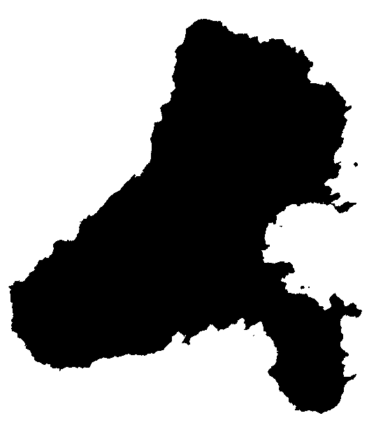
#> input picture example_images/region_border_example.png, 383 x 425 px
$ jupyter execute --allow-errors 'Testing paper model.ipynb'   (shell and % lines are left out)   (older library calls are emulated)
#> lines starting #> are read from the running program, lines starting #| are printed output that depends on the picture
[cell 1]
import random as rd
import matplotlib.pyplot as plt
from mpl_toolkits.axes_grid1 import make_axes_locatable
plt.style.use("ggplot")
get_ipython().magic('matplotlib inline')
from math import *
import numpy as np
import pickle as pkl
import skimage as ski
from skimage.color import rgb2gray
from scipy import misc
from PIL import Image
import PIL.ImageOps
from skimage.exposure import adjust_gamma

#> (a cell that did not finish here is left out)

[cell 3]
class Cell:
    def __init__(self, pop_list, veg_type, veg_value, hum_value, iswater): #pop_list is array, veg_type is string, veg_value is the vegetation index value, hum_value is the humidity value
        self.larvae_lim_per_box = 100000
        self.pop_list  = pop_list
        self.veg_type  = veg_type
        self.veg_value = veg_value
        self.hum_value = hum_value
        self.iswater = iswater

        self.e = pop_list[0]  # e  = eggs    - aquatic steps
        self.l = pop_list[1]  # l  = larvae  - aquatic steps
        self.p = pop_list[2]  # p  = pupae   - aquatic steps

        self.ah = pop_list[3] # ah = host-seeking        adult - adult steps
        self.ar = pop_list[4] # ar = resting             adult - adult steps
        self.ao = pop_list[5] # ao = ovoposition-seeking adult - adult steps

        self.n_total   = pop_list.sum()
        self.n_aquatic = sum(pop_list[0:3])
        self.n_adult   = sum(pop_list[3:])

        #U for dying P for passing
        self.B = 100     #number of eggs per ovoposition
        self.PE = .50    #prob of becoming a larvae
        self.UE = .56    #prob of dying as a egg
        self.novopo = 1.3 #novopositions per day #max =1.48, maxefficient=1.4
        self.UL1 = .44   #prob of dying larvae
        self.UL2 = .1  #prob of dying due to crowding
        self.PL = 0.14   #prob of
        self.PP = .50
        self.UP = .37
        self.PAH = .46
        self.UAH = .18
        self.PAR = .43
        self.UAR = .0043
        self.UAO = .41
        self.PAO = .5

    # [30 lines left out: function update, not called in this run]

[cell 4]
class Grid:
    def __init__(self, basearray, contour, vegimage, twiimage, cityimage, pixelXmeters):
        self.shape = contour.shape
        self.contour = contour
        self.vegimage = abs(vegimage-1)
        self.twiimage = abs(twiimage-1)
        self.cityimage = cityimage
        self.pixelSize = pixelXmeters

        #initializing grid of Cells
        self.GRID = [[Cell(np.array(basearray)*abs(1-contour[j][i]), cityimage[j][i], vegimage[j][i], twiimage[j][i], contour[j][i]) for i in range(self.shape[1])] for j in range(self.shape[0])]

        #create grid of types of contour
        def neighbors_to_tuple(y,x):
            return(int(contour[y-1,x-1]), int(contour[y,x-1]), int(contour[y+1,x-1]), int(contour[y-1,x]), int(contour[y+1,x]), int(contour[y-1,x+1]), int(contour[y,x+1]), int(contour[y+1,x+1]))
        self.bordertype = [[dict_matrix_to_num[neighbors_to_tuple(j,i)] for i in range(1,self.shape[1]-1)] for j in range(1,self.shape[0]-1)]
        self.bordertype = np.pad(self.bordertype, pad_width=((1,1),(1,1)), mode='constant', constant_values=-1) #padding with zeros


    # [11 lines left out: function getSingleGrid, not called in this run]

    def grdsum(self, ending):
        grid_to_sum = self.getSingleGrid(ending)
        return grid_to_sum.sum()

    def update_pop(self):
        [[self.GRID[j][i].update() for i in range(self.shape[1])] for j in range(self.shape[0])]

    # [61 lines left out: functions update_migration, updateall, images, not called in this run]

[cell 5]
island_shape = misc.imread("../example_images/region_border_example.png")
#> island_shape is the input picture: shape (425, 383, 3); min 0, max 255, mean 143.7
island_shape_gray = rgb2gray(island_shape)
island_wet = ski.img_as_float(rgb2gray(misc.imread("../example_images/TWI_example.png")))
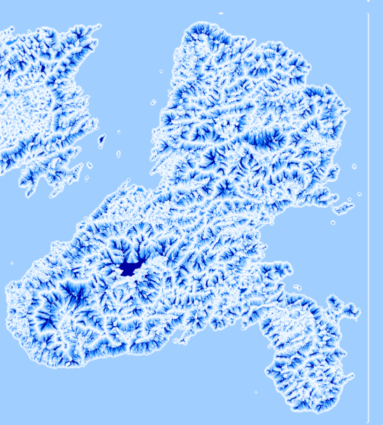
#> input picture example_images/TWI_example.png, 383 x 425 px
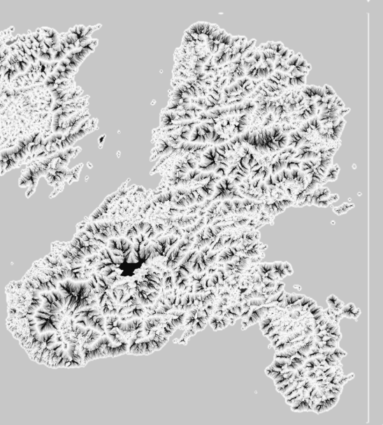
#> island_wet: shape (425, 383) float64; min 0.0509, max 0.987, mean 0.78
island_veg = ski.img_as_float(rgb2gray(misc.imread("../example_images/vegetation_index_example.png")))
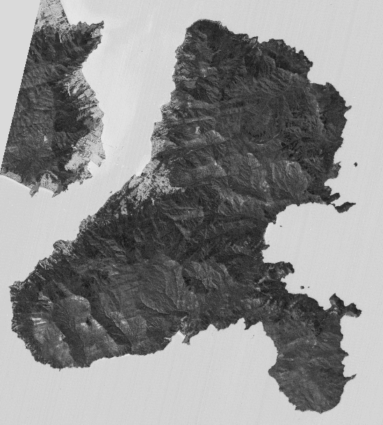
#> input picture example_images/vegetation_index_example.png, 383 x 425 px
#> island_veg: shape (425, 383) float64; min 0.0941, max 0.91, mean 0.552
island_city = rgb2gray(misc.imread("../example_images/city_delimitation_example.png"))
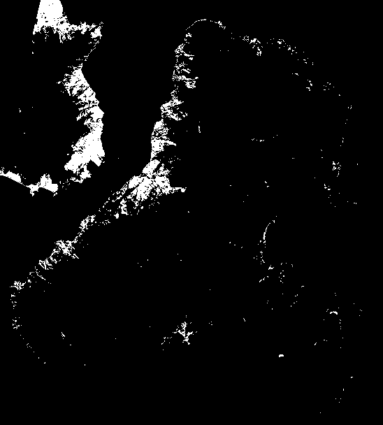
#> input picture example_images/city_delimitation_example.png, 383 x 425 px
#> island_city: shape (425, 383) float64; min 0, max 1, mean 0.0384

[cell 6]
mosquitos = Grid([100,100,100,100,100,100], island_shape_gray, island_veg, island_wet, island_city, 68)
#> in __init__, `self.vegimage = abs(vegimage-1)`:
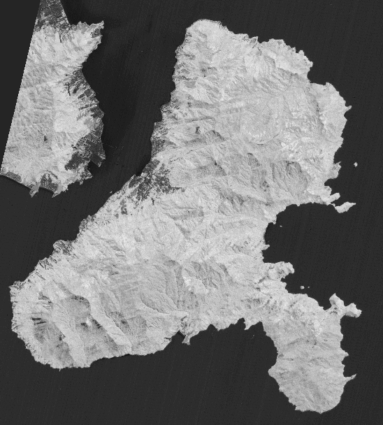
#> self.vegimage: shape (425, 383) float64; min 0.0902, max 0.906, mean 0.448
#> in __init__, `self.twiimage = abs(twiimage-1)`:
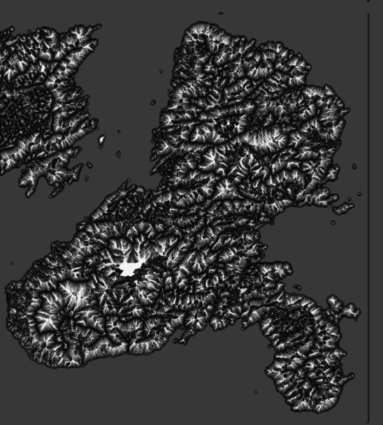
#> self.twiimage: shape (425, 383) float64; min 0.0126, max 0.949, mean 0.22
